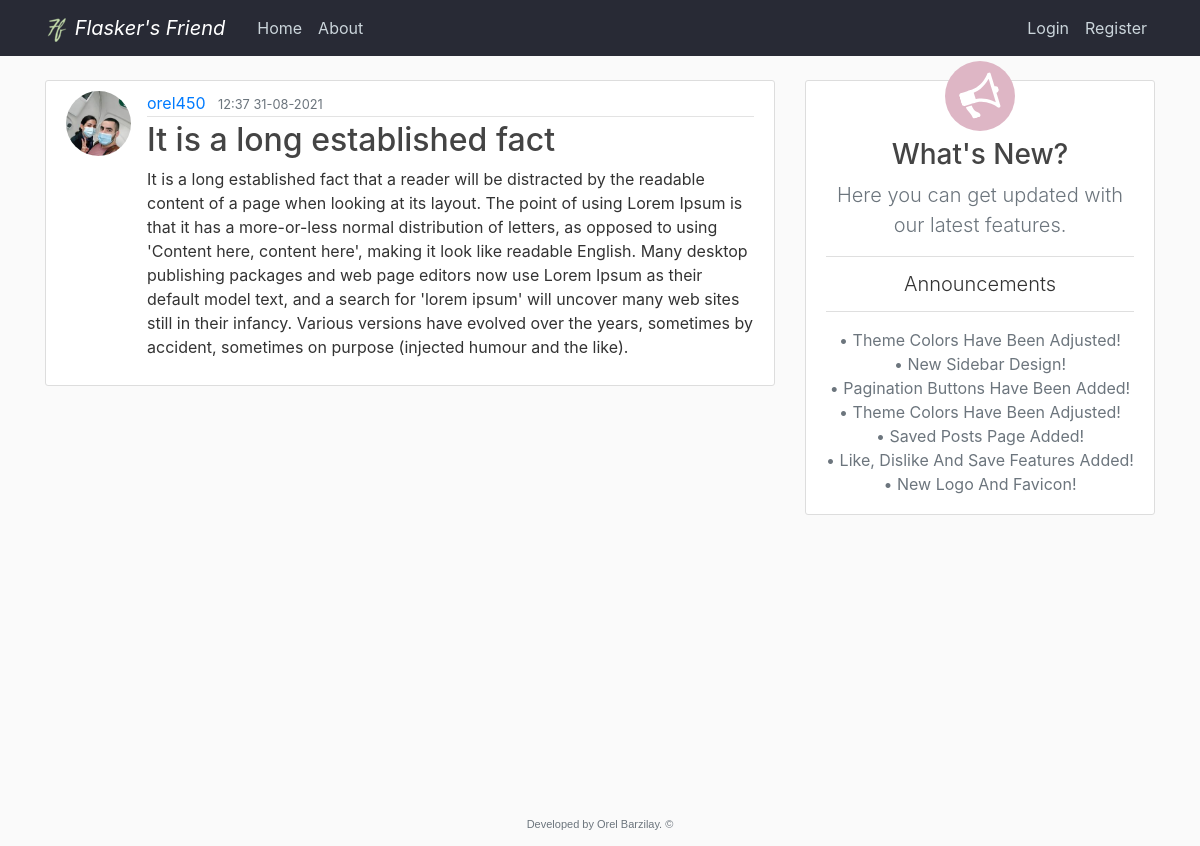
Screenshot of /post/20 with the database file from the repository.
### flaskblog/models.py (models this page shows, shortened)
class User(db.Model, UserMixin):
    id = db.Column(db.Integer, primary_key=True)
    username = db.Column(db.String(20), unique=True, nullable=False)
    email = db.Column(db.String(120), unique=True, nullable=False)
    image_file = db.Column(db.String(20), nullable=False, default='default.jpg')
    password = db.Column(db.String(60), nullable=False)
    admin = db.Column(db.Integer, nullable=False, default=0)  # Self Added
    posts = db.relationship('Post', backref='author', lazy=True)  # Here we refer the post class
    liked = db.relationship('PostLike', foreign_keys='PostLike.user_id', backref='user', lazy='dynamic')
    disliked = db.relationship('PostDislike', foreign_keys='PostDislike.user_id', backref='user', lazy='dynamic')
    saved = db.relationship('PostSave', foreign_keys='PostSave.user_id', backref='user', lazy='dynamic')

class Post(db.Model):
    id = db.Column(db.Integer, primary_key=True)
    title = db.Column(db.String(100), nullable=False)
    date_posted = db.Column(db.DateTime, nullable=False, default=datetime.now)
    content = db.Column(db.Text, nullable=False)
    user_id = db.Column(db.Integer, db.ForeignKey('user.id'), nullable=False)  # ForeignKey refers User table key
    likes = db.relationship('PostLike', backref='post', lazy='dynamic')
    dislikes = db.relationship('PostDislike', backref='post', lazy='dynamic')
    saves = db.relationship('PostSave', backref='post', lazy='dynamic')

class Announcements(db.Model):
    id = db.Column(db.Integer, primary_key=True)
    content = db.Column(db.Text, nullable=False)
    date_posted = db.Column(db.DateTime, nullable=False, default=datetime.now, onupdate=datetime.now)

### flaskblog/posts/routes.py (the view)
@posts.route("/post/<int:post_id>")
def post(post_id):
    anns = Announcements.query.order_by(Announcements.date_posted.desc())
    post = Post.query.get_or_404(post_id)  # Returns data from the database if it exists, if not it returns 404.
    return render_template('post.html', title=post.title, post=post, anns=anns)

### flaskblog/templates/post.html (shortened to what this page needs)
{% extends "layout.html" %}
{% block content %}
  {% if current_user.is_authenticated %}
    {% if request.MOBILE %}
      <article class="media content-section-user-connected cancel-margin">
        <div class="phone-reposition">
          <img class="rounded-circle article-img mobile-image-resize" src="{{ url_for('static', filename='profile_pics/' + post.author.image_file) }}">
          <div class="d-flex align-content-stretch flex-wrap post-like-dislike">
            {% set vote_count = post.likes.count()-post.dislikes.count() %}
            {% if current_user.has_liked_post(post) %}
              <a class="bi bi-hand-thumbs-up-fill post-like-fill" href="{{ url_for('posts.post_action', post_id=post.id, action='like') }}"></a>
                {% if vote_count > 0 %}
                  <span class="vote-count-positive">{{ vote_count }}</span>
                {% elif vote_count < 0 %}
                  <span class="vote-count-negative">{{ vote_count }}</span>
                {% else %}
                  <span class="vote-count-positive">Vote</span>
                {% endif %}
              <a class="bi bi-hand-thumbs-down post-dislike-outline" href="{{ url_for('posts.post_action', post_id=post.id, action='dislike') }}"></a>
            {% elif current_user.has_disliked_post(post) %}
              <a class="bi bi-hand-thumbs-up post-like-outline" href="{{ url_for('posts.post_action', post_id=post.id, action='like') }}"></a>
                {% if vote_count > 0 %}
                  <span class="vote-count-positive">{{ vote_count }}</span>
                {% elif vote_count < 0 %}
                  <span class="vote-count-negative">{{ vote_count }}</span>
                {% else %}
                  <span class="vote-count-negative">Vote</span>
                {% endif %}
              <a class="bi bi-hand-thumbs-down-fill post-dislike-fill" href="{{ url_for('posts.post_action', post_id=post.id, action='dislike') }}"></a>
            {% else %}
              <a class="bi bi-hand-thumbs-up post-like-outline" href="{{ url_for('posts.post_action', post_id=post.id, action='like') }}"></a>
                {% if vote_count > 0 %}
                  <span class="vote-count-positive">{{ vote_count }}</span>
                {% elif vote_count < 0 %}
                  <span class="vote-count-negative">{{ vote_count }}</span>
                {% else %}
                  <span class="vote-count-no-vote">Vote</span>
                {% endif %}
              <a class="bi bi-hand-thumbs-down post-dislike-outline" href="{{ url_for('posts.post_action', post_id=post.id, action='dislike') }}"></a>
            {% endif %}
          </div>
        </div>
        <div class="media-body">
          <div class="article-metadata">
            <a class="mr-2" href="{{ url_for('users.user_posts', username=post.author.username) }}">{{ post.author.username }}</a>
            <small class="text-muted">{{ post.date_posted.strftime('%H:%M %d-%m-%Y') }}</small>
            {% if not current_user.has_saved_post(post) %}
              <a class="bi bi-bookmark-heart post-favorite-outline" href="{{ url_for('posts.post_action', post_id=post.id, action='save') }}"></a>
            {% else %}
              <a class="bi bi-bookmark-heart-fill post-favorite-fill" href="{{ url_for('posts.post_action', post_id=post.id, action='unsave') }}"></a>
            {% endif %}
          </div>
          {% if post.author == current_user or current_user.admin%}
            <div >
              <a class="btn btn-secondary btn-sm m-1" href="{{ url_for('posts.update_post', post_id=post.id) }}">Update</a>
              <button type="button" class="btn btn-danger btn-sm mt-1 mb-1" data-toggle="modal" data-target="#deleteModal">Delete</button>
            </div>
          {% endif %}
          <h2><a class="article-title" href="{{ url_for('posts.post', post_id=post.id) }}">{{ post.title }}</a></h2>
          <p class="article-content">{{ post.content }}</p>
        </div>
      </article>
    {% else %}
      <article class="media content-section-user-connected cancel-margin">
        <div class="d-flex align-content-stretch flex-wrap post-like-dislike">
          {% set vote_count = post.likes.count()-post.dislikes.count() %}
          {% if current_user.has_liked_post(post) %}
            <a class="bi bi-hand-thumbs-up-fill post-like-fill" href="{{ url_for('posts.post_action', post_id=post.id, action='like') }}"></a>
              {% if vote_count > 0 %}
                <span class="vote-count-positive">{{ vote_count }}</span>
              {% elif vote_count < 0 %}
                <span class="vote-count-negative">{{ vote_count }}</span>
              {% else %}
                <span class="vote-count-positive">Vote</span>
              {% endif %}
            <a class="bi bi-hand-thumbs-down post-dislike-outline" href="{{ url_for('posts.post_action', post_id=post.id, action='dislike') }}"></a>
          {% elif current_user.has_disliked_post(post) %}
            <a class="bi bi-hand-thumbs-up post-like-outline" href="{{ url_for('posts.post_action', post_id=post.id, action='like') }}"></a>
              {% if vote_count > 0 %}
                <span class="vote-count-positive">{{ vote_count }}</span>
              {% elif vote_count < 0 %}
                <span class="vote-count-negative">{{ vote_count }}</span>
              {% else %}
                <span class="vote-count-negative">Vote</span>
              {% endif %}
            <a class="bi bi-hand-thumbs-down-fill post-dislike-fill" href="{{ url_for('posts.post_action', post_id=post.id, action='dislike') }}"></a>
          {% else %}
            <a class="bi bi-hand-thumbs-up post-like-outline" href="{{ url_for('posts.post_action', post_id=post.id, action='like') }}"></a>
              {% if vote_count > 0 %}
                <span class="vote-count-positive">{{ vote_count }}</span>
              {% elif vote_count < 0 %}
                <span class="vote-count-negative">{{ vote_count }}</span>
              {% else %}
                <span class="vote-count-no-vote">Vote</span>
              {% endif %}
            <a class="bi bi-hand-thumbs-down post-dislike-outline" href="{{ url_for('posts.post_action', post_id=post.id, action='dislike') }}"></a>
          {% endif %}
        </div>
        <img class="rounded-circle article-img" src="{{ url_for('static', filename='profile_pics/' + post.author.image_file) }}">
        <div class="media-body">
          <div class="article-metadata">
            <a class="mr-2" href="{{ url_for('users.user_posts', username=post.author.username) }}">{{ post.author.username }}</a>
            <small class="text-muted">{{ post.date_posted.strftime('%H:%M %d-%m-%Y') }}</small>
            {% if not current_user.has_saved_post(post) %}
              <a class="bi bi-bookmark-heart post-favorite-outline" href="{{ url_for('posts.post_action', post_id=post.id, action='save') }}"></a>
            {% else %}
              <a class="bi bi-bookmark-heart-fill post-favorite-fill" href="{{ url_for('posts.post_action', post_id=post.id, action='unsave') }}"></a>
            {% endif %}
          </div>
          {% if post.author == current_user or current_user.admin%}
            <div >
              <a class="btn btn-secondary btn-sm m-1" href="{{ url_for('posts.update_post', post_id=post.id) }}">Update</a>
              <button type="button" class="btn btn-danger btn-sm mt-1 mb-1" data-toggle="modal" data-target="#deleteModal">Delete</button>
            </div>
          {% endif %}
          <h2><a class="article-title" href="{{ url_for('posts.post', post_id=post.id) }}">{{ post.title }}</a></h2>
          <p class="article-content">{{ post.content }}</p>
        </div>
      </article>
    {% endif %}
  {% else %}
    {% if request.MOBILE %}
      <article class="media content-section cancel-margin" style="padding-left: 9px;">
        <div class="phone-reposition">
          <img class="rounded-circle article-img mobile-image-resize mobile-image-user-not-connected" src="{{ url_for('static', filename='profile_pics/' + post.author.image_file) }}">
        </div>
      <div class="media-body">
        <div class="article-metadata">
          <a class="mr-2" href="{{ url_for('users.user_posts', username=post.author.username) }}">{{ post.author.username }}</a>
          <small class="text-muted">{{ post.date_posted.strftime('%H:%M %d-%m-%Y') }}</small>
          {% if post.author == current_user or current_user.admin == 1 %}
            <div >
              <a class="btn btn-secondary btn-sm m-1" href="{{ url_for('posts.update_post', post_id=post.id) }}">Update</a>
              <button type="button" class="btn btn-danger btn-sm mt-1 mb-1" data-toggle="modal" data-target="#deleteModal">Delete</button>
            </div>
          {% endif %}
        </div>
        <h2 class="article-title">{{ post.title }}</h2>
        <p class="article-content">{{ post.content }}</p>
      </div>
    </article>
    {% else %}
    <article class="media content-section cancel-margin">
      <img class="rounded-circle article-img" src="{{ url_for('static', filename='profile_pics/' + post.author.image_file) }}">
      <div class="media-body">
        <div class="article-metadata">
          <a class="mr-2" href="{{ url_for('users.user_posts', username=post.author.username) }}">{{ post.author.username }}</a>
          <small class="text-muted">{{ post.date_posted.strftime('%H:%M %d-%m-%Y') }}</small>
        </div>
        <h2 class="article-title">{{ post.title }}</h2>
        <p class="article-content">{{ post.content }}</p>
      </div>
    </article>
    {% endif %}
  {% endif %}
{% endblock content %}

### flaskblog/templates/layout.html (shortened to what this page needs)
<!DOCTYPE html>
<html lang="en">
<head>
    <link rel="stylesheet" href="https://stackpath.bootstrapcdn.com/bootstrap/4.3.1/css/bootstrap.min.css">
    <link rel="stylesheet" type="text/css" href="{{ url_for('static', filename='main.css') }}">
    <link rel="stylesheet" href="https://cdn.jsdelivr.net/npm/bootstrap-icons@1.5.0/font/bootstrap-icons.css">
</head>
<body>
  <div class="content">
    <header class="site-header">
      <nav class="navbar navbar-expand-md navbar-dark bg-steel fixed-top">
        <div class="container">
          <a class="navbar-brand mr-4 font-italic" href="/">
            <img src="{{ url_for('static', filename='logo_24x24.png') }}">
            Flasker's Friend
          </a>
          <div class="collapse navbar-collapse" id="navbarToggle">
            <div class="navbar-nav mr-auto">
              <a class="nav-item nav-link" href="{{ url_for('main.home') }}">Home</a>
              <a class="nav-item nav-link" href="{{ url_for('main.about') }}">About</a>
            </div>
            <div class="navbar-nav">
              {% if current_user.is_authenticated and current_user.admin == 1 %}
                <a class="nav-item nav-link" style="padding-bottom: 0; padding-top: 4px;" href="{{ url_for('users.account') }}">
                  <img class="rounded-circle navbar-account-img my-auto mobile-navbar-acnt-img" src="{{ url_for('static', filename='profile_pics/' + current_user.image_file) }}">
                  {{ current_user.username }}
                </a>
                <a class="nav-item nav-link" href="{{ url_for('posts.new_post') }}">New Post</a>
                <a class="nav-item nav-link" href="{{ url_for('admin.admin_panel') }}">Admin Panel</a>
                <a class="nav-item nav-link" href="{{ url_for('users.logout') }}">Logout</a>
              {% else %}
                <a class="nav-item nav-link" href="{{ url_for('users.login') }}">Login</a>
                <a class="nav-item nav-link" href="{{ url_for('users.register') }}">Register</a>
              {% endif %}
            </div>
          </div>
        </div>
      </nav>
    </header>
    {% block main_container %}
    <main role="main" class="container">
      <div class="row main-container">
        {% endblock main_container %}
        {% block sidebox %}
        <div class="col-md-8">
        {% endblock sidebox %}
          {% block content %}{% endblock content %}
        </div>
        {% block sidebar %}
          <div class="col-md-4">
            <div class="content-section sidebar-margin">
                <span class="sidebar-circle">
                    <img class="sidebar-megaphone" src="{{ url_for('static', filename='megaphone-white.svg') }}">
                </span>
              <h3 class="text-center">What's New?</h3>
              <p class="text-muted text-center lead">Here you can get updated with our latest features.</p>
                <ul class="list-group list-group-flush">
                {% if current_user.is_authenticated and current_user.admin %}
                  <a class="list-group-item text-center lead mb-2 sidebar-announcement-button" href="{{ url_for('admin.announcements') }}" data-toggle="tooltip" data-placement="bottom" title="Click To Manage">
                    Announcements
                  </a>
                {% else %}
                  <li class="list-group-item text-center lead mb-2">
                    Announcements
                  </li>
                {% endif %}
                <p class="text-center mt-2 text-muted sidebar-p-mb">
                  {% for ann in anns %}
                      &#8226; {{ann.content}}<br>
                  {% endfor %}
                </p>
                </ul>
            </div>
          </div>
      </div>
      {% endblock sidebar %}
    </main>
  </div>
    <footer class="footer">
      <p class="site-footer text-muted text-center">Developed by Orel Barzilay. &copy;</p>
    </footer>
</body>
</html>

### rows the page displays
User: image_file (picture), author.username "orel450"
Post: date_posted "12:37 31-08-2021", title "It is a long established fact", content "It is a long established fact that a reader will be distracted by the readable content of a page when looking at its layout. The point of using Lorem Ipsum is that it has a more-or-less normal distribution of letters, as opposed to using 'Content here, content here', making it look like readable English. Many desktop publishing packages and web page editors now use Lorem Ipsum as their default model text, and a search for 'lorem ipsum' will uncover many web sites still in their infancy. Various versions have evolved over the years, sometimes by accident, sometimes on purpose (injected humour and the like)."
Announcements: content "Theme Colors Have Been Adjusted!"
Announcements: content "New Sidebar Design!"
Announcements: content "Pagination Buttons Have Been Added!"
Announcements: content "Theme Colors Have Been Adjusted!"
Announcements: content "Saved Posts Page Added!"
Announcements: content "Like, Dislike And Save Features Added!"
Announcements: content "New Logo And Favicon!"
